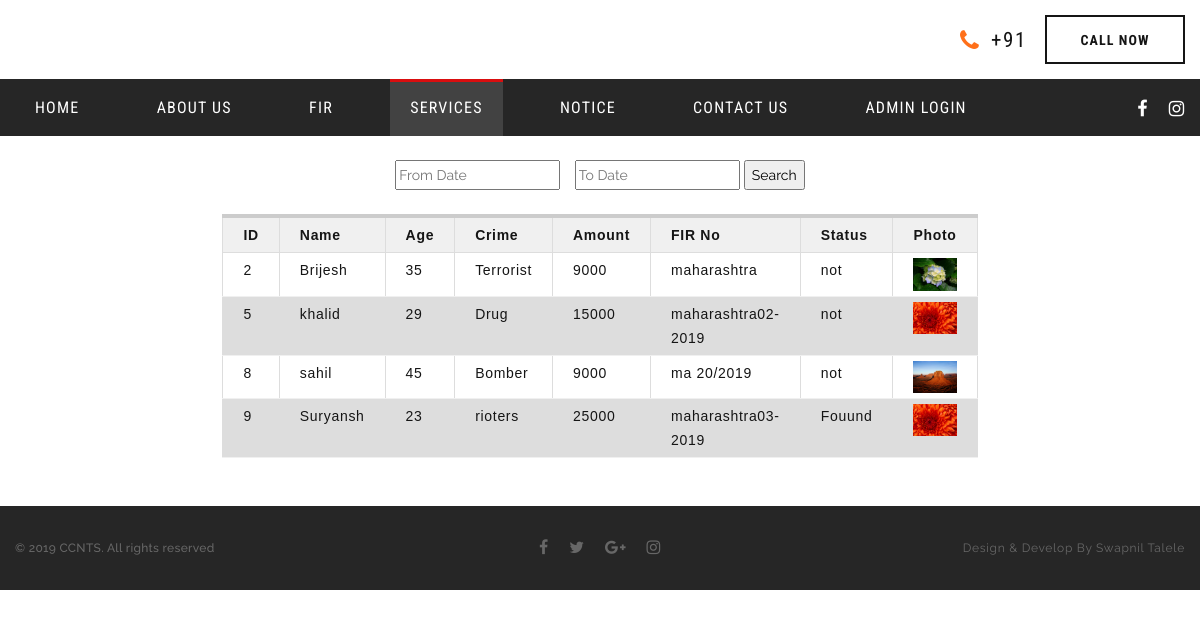
Page /rewardedcriminaldisplay.php on the committed database.
### tables this page shows
CREATE TABLE `rewardedcriminal` (
  `id` int(25) NOT NULL,
  `c_name` char(20) NOT NULL,
  `c_age` int(20) NOT NULL,
  `c_crime` varchar(20) NOT NULL,
  `c_amount` int(25) NOT NULL,
  `c_po` char(25) NOT NULL,
  `c_district` char(25) NOT NULL,
  `c_firno` varchar(25) NOT NULL,
  `c_status` char(20) NOT NULL,
  `image` varchar(100) NOT NULL,
  `c_date` date NOT NULL
);

### rewardedcriminaldisplay.php (the view, shortened to what this page needs)
<?php
include('header.php');
	$conn = mysqli_connect("localhost", "root", "", "ccnts");
	$date = "";
	$date_to_date = "";
	$queryCondition = "";
	$sql = "SELECT * from rewardedcriminal " . $queryCondition . " ORDER BY c_date desc";
	$result = mysqli_query($conn,$sql);
?>
<html>
	<head>
	<link rel="stylesheet" href="http://code.jquery.com/ui/1.11.4/themes/smoothness/jquery-ui.css">
	</head>
	<body>
    <div class="demo-content">
    	<center>
		<br>
  <form name="frmSearch" method="post" action="">
	 <p class="search_input">
		<input type="text" placeholder="From Date" id="date" name="search[date]"  value="<?php echo $date; ?>" class="input-control" />
	    <input type="text" placeholder="To Date" id="date_to_date" name="search[date_to_date]" style="margin-left:10px"  value="<?php echo $date_to_date; ?>" class="input-control"  />
		<input type="submit" name="go" value="Search" >
	</p>
	<br>
<?php if(!empty($result))	 { ?>
<table class="table-content ">
          <thead>
        <tr>
          <th width="30%"><span>ID</span></th>
          <th width="50%"><span>Name</span></th>
          <th width="20%"><span>Age</span></th>
          <th width="20%"><span>Crime</span></th>
          <th width="20%"><span>Amount</span></th>
          <th width="20%"><span>FIR No</span></th>
          <th width="20%"><span>Status</span></th>
          <th width="30%"><span>Photo</span></th>
        </tr>
      </thead>
    <tbody>
	<?php
		while($row = mysqli_fetch_array($result)) {
	?>
        <tr>
        	<td><?php echo $row["id"]; ?></td>
			<td><?php echo $row["c_name"]; ?></td>
			<td><?php echo $row["c_age"]; ?></td>
			<td><?php echo $row["c_crime"]; ?></td>
			<td><?php echo $row["c_amount"]; ?></td>
			<td><?php echo $row["c_firno"]; ?></td>
			<td><?php echo $row["c_status"]; ?></td>
			<td><img src ="images/<?php echo $row["image"]; ?>"height="100" width="100"></td>
		</tr>
   <?php
		}
   ?>
  </table>
<?php }  ?>
  </form>
  </div>
</body></html>
<br>
<br>
<?php include('footer.php');?>

### rewardedcriminaldisplay.php (style rules this page uses)
.table-content { border-top:#CCCCCC 4px solid; width:50%; }
.table-content th { padding:5px 20px; background: #F0F0F0;vertical-align:top; }
.table-content td { padding:5px 20px; border-bottom: #F0F0F0 1px solid;vertical-align:top; }

### rows in the picture
rewardedcriminal: id "2", c_name "Brijesh", c_age "35", c_crime "Terrorist", c_amount "9000", c_firno "maharashtra", c_status "not", image (picture)
rewardedcriminal: id "5", c_name "khalid", c_age "29", c_crime "Drug", c_amount "15000", c_firno "maharashtra02-2019", c_status "not", image (picture)
rewardedcriminal: id "8", c_name "sahil", c_age "45", c_crime "Bomber", c_amount "9000", c_firno "ma 20/2019", c_status "not", image (picture)
rewardedcriminal: id "9", c_name "Suryansh", c_age "23", c_crime "rioters", c_amount "25000", c_firno "maharashtra03-2019", c_status "Fouund", image (picture)
